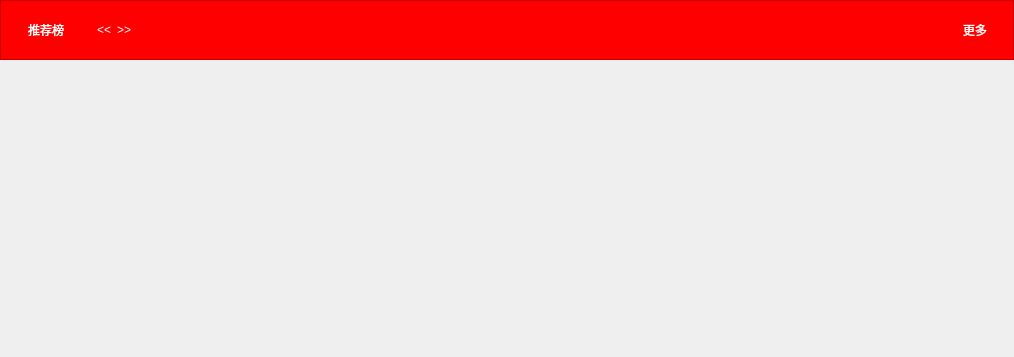
<?xml version="1.0" encoding="UTF-8"?>
<ui version="4.0">
 <class>RankListItem</class>
 <widget class="QWidget" name="RankListItem">
  <property name="geometry">
   <rect>
    <x>0</x>
    <y>0</y>
    <width>1014</width>
    <height>357</height>
   </rect>
  </property>
  <property name="windowTitle">
   <string>Form</string>
  </property>
  <layout class="QVBoxLayout" name="verticalLayout_3">
   <property name="spacing">
    <number>0</number>
   </property>
   <property name="leftMargin">
    <number>0</number>
   </property>
   <property name="topMargin">
    <number>0</number>
   </property>
   <property name="rightMargin">
    <number>0</number>
   </property>
   <property name="bottomMargin">
    <number>0</number>
   </property>
   <item>
    <layout class="QVBoxLayout" name="verticalLayout_2">
     <property name="spacing">
      <number>0</number>
     </property>
     <item>
      <widget class="QFrame" name="frame_title">
       <property name="minimumSize">
        <size>
         <width>0</width>
         <height>60</height>
        </size>
       </property>
       <property name="maximumSize">
        <size>
         <width>16777215</width>
         <height>60</height>
        </size>
       </property>
       <property name="styleSheet">
        <string notr="true">#frame_title
{
background-color: #ff0000;
}</string>
       </property>
       <property name="frameShape">
        <enum>QFrame::StyledPanel</enum>
       </property>
       <property name="frameShadow">
        <enum>QFrame::Raised</enum>
       </property>
       <layout class="QVBoxLayout" name="verticalLayout">
        <property name="spacing">
         <number>0</number>
        </property>
        <property name="leftMargin">
         <number>0</number>
        </property>
        <property name="topMargin">
         <number>0</number>
        </property>
        <property name="rightMargin">
         <number>0</number>
        </property>
        <property name="bottomMargin">
         <number>0</number>
        </property>
        <item>
         <layout class="QHBoxLayout" name="horizontalLayout">
          <item>
           <widget class="QPushButton" name="pushButton_title">
            <property name="minimumSize">
             <size>
              <width>90</width>
              <height>36</height>
             </size>
            </property>
            <property name="styleSheet">
             <string notr="true">QPushButton
{
color: white;
font: 25 12pt &quot;Microsoft YaHei&quot;;
border: none;
background-color: transparent;
}</string>
            </property>
            <property name="text">
             <string>推荐榜</string>
            </property>
           </widget>
          </item>
          <item>
           <widget class="QPushButton" name="pushButton_left">
            <property name="minimumSize">
             <size>
              <width>26</width>
              <height>26</height>
             </size>
            </property>
            <property name="maximumSize">
             <size>
              <width>26</width>
              <height>26</height>
             </size>
            </property>
            <property name="styleSheet">
             <string notr="true">QPushButton
{
color: white;
border: none;
background-color: transparent;
}</string>
            </property>
            <property name="text">
             <string>&lt;&lt;</string>
            </property>
           </widget>
          </item>
          <item>
           <widget class="QPushButton" name="pushButton_right">
            <property name="maximumSize">
             <size>
              <width>26</width>
              <height>26</height>
             </size>
            </property>
            <property name="styleSheet">
             <string notr="true">QPushButton
{
color: white;
border: none;
background-color: transparent;
}</string>
            </property>
            <property name="text">
             <string>&gt;&gt;</string>
            </property>
           </widget>
          </item>
          <item>
           <spacer name="horizontalSpacer">
            <property name="orientation">
             <enum>Qt::Horizontal</enum>
            </property>
            <property name="sizeHint" stdset="0">
             <size>
              <width>728</width>
              <height>20</height>
             </size>
            </property>
           </spacer>
          </item>
          <item>
           <widget class="QPushButton" name="pushButton_more">
            <property name="minimumSize">
             <size>
              <width>36</width>
              <height>26</height>
             </size>
            </property>
            <property name="maximumSize">
             <size>
              <width>36</width>
              <height>26</height>
             </size>
            </property>
            <property name="styleSheet">
             <string notr="true">QPushButton
{
color: white;
border: none;
background-color: transparent;
}</string>
            </property>
            <property name="text">
             <string>更多</string>
            </property>
           </widget>
          </item>
          <item>
           <spacer name="horizontalSpacer_2">
            <property name="orientation">
             <enum>Qt::Horizontal</enum>
            </property>
            <property name="sizeType">
             <enum>QSizePolicy::Maximum</enum>
            </property>
            <property name="sizeHint" stdset="0">
             <size>
              <width>20</width>
              <height>20</height>
             </size>
            </property>
           </spacer>
          </item>
         </layout>
        </item>
       </layout>
      </widget>
     </item>
     <item>
      <widget class="QListWidget" name="listWidget_rankItem">
       <property name="minimumSize">
        <size>
         <width>0</width>
         <height>0</height>
        </size>
       </property>
       <property name="styleSheet">
        <string notr="true">QListWidget
{
border: none;
background-color: transparent;
}

QListWidget::item
{
background-color: transparent;
}

QListWidget::item:hover
{
background-color: rgba(70, 160, 239,0.3);
}

QListWidget::item:selected
{
background-color: rgba(70, 160, 239,0.3);
}</string>
       </property>
      </widget>
     </item>
    </layout>
   </item>
  </layout>
 </widget>
 <resources/>
 <connections/>
</ui>
